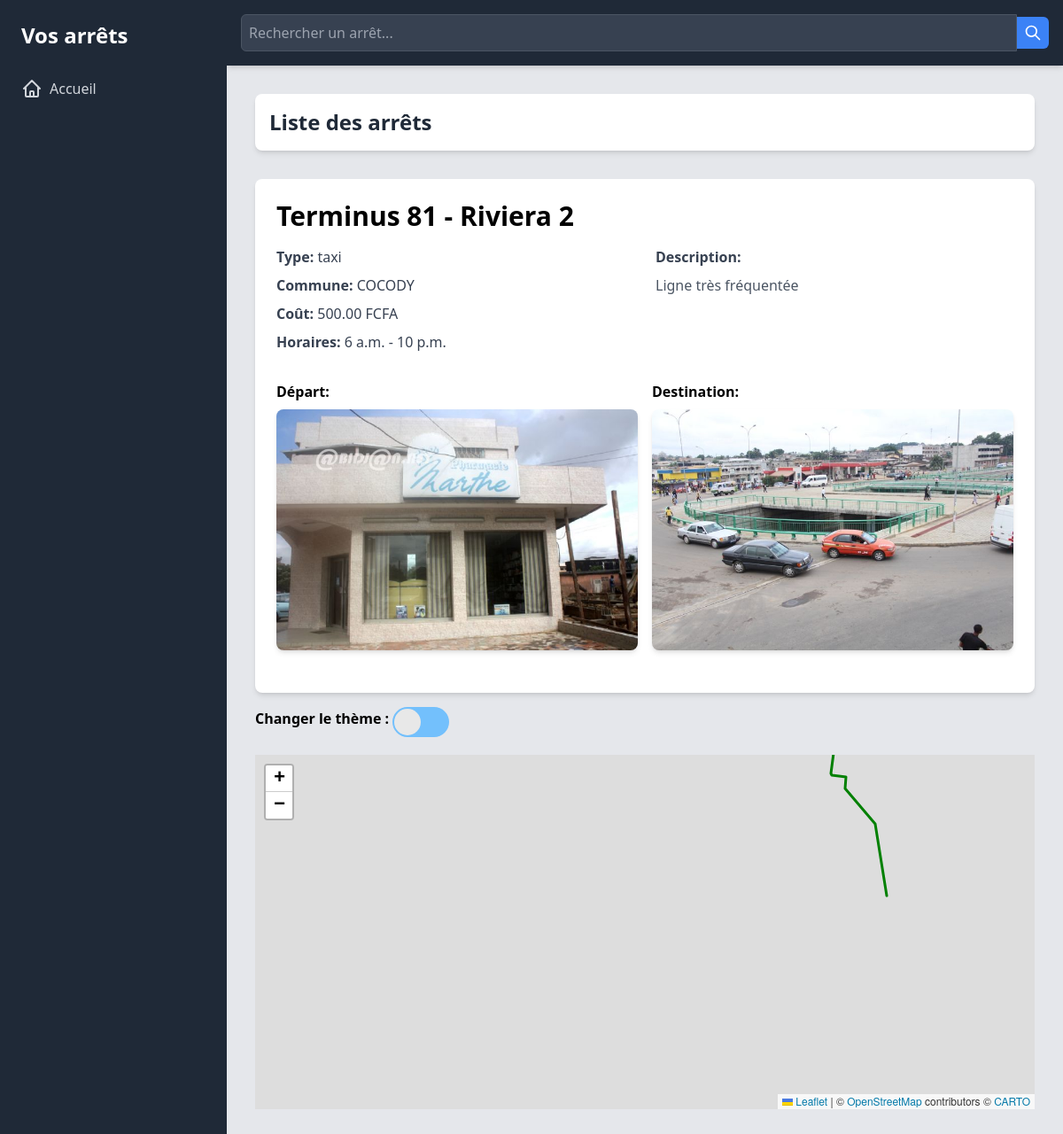
Screenshot of /stop/1/ with the database file from the repository.
### stops/models.py (models this page shows, shortened)
class Stop(models.Model):
    STOP_TYPES = [
        ('taxi', 'Taxi'),
        ('bus', 'Bus'),
    ]
    name = models.CharField(max_length=100)
    stop_type = models.CharField(max_length=4, choices=STOP_TYPES)
    start_photo = models.ImageField(upload_to='stops/images/')
    end_photo = models.ImageField(upload_to='stops/images/')
    commune = models.CharField(max_length=50)
    description = models.TextField()
    cost = models.DecimalField(max_digits=8, decimal_places=2)
    opening_time = models.TimeField()
    closing_time = models.TimeField()

### stops/views.py (the view)
# urls.py: path('stop/<int:pk>/', views.stop_detail, name='stop_detail'),
def stop_detail(request, pk):
    stop = Stop.objects.get(pk=pk)
    lignes = stop.lignes.all()  # Récupérer les lignes associées à cet arrêt
    return render(request, 'stops/stop_detail.html', {'stop': stop, 'lignes': lignes, 'user': request.user})

### stops/templates/stops/stop_detail.html (shortened to what this page needs)
{% extends 'base.html' %} {% block content %}
<div class="bg-white rounded-lg shadow-md overflow-hidden">
  <div class="p-6">
    <h1 class="text-3xl font-bold mb-4">{{ stop.name }}</h1>
    <div class="grid grid-cols-1 md:grid-cols-2 gap-6">
      <div>
        <p class="text-gray-700 mb-2">
          <span class="font-semibold">Type:</span> {{ stop.stop_type }}
        </p>
        <p class="text-gray-700 mb-2">
          <span class="font-semibold">Commune:</span> {{ stop.commune }}
        </p>
        <p class="text-gray-700 mb-2">
          <span class="font-semibold">Coût:</span> {{ stop.cost }} FCFA
        </p>
        <p class="text-gray-700 mb-2">
          <span class="font-semibold">Horaires:</span> {{ stop.opening_time }} -
          {{ stop.closing_time }}
        </p>
      </div>
      <div>
        <p class="text-gray-700 mb-2">
          <span class="font-semibold">Description:</span>
        </p>
        <p class="text-gray-600">{{ stop.description }}</p>
      </div>
    </div>
    <div class="mt-6 grid grid-cols-1 md:grid-cols-2 gap-4">
      <div>
        <p class="font-semibold mb-2">Départ:</p>
        <img
          src="{{ stop.start_photo.url }}"
          alt="Départ"
          class="w-full h-auto rounded-lg shadow-md"
        />
      </div>
      <div>
        <p class="font-semibold mb-2">Destination:</p>
        <img
          src="{{ stop.end_photo.url }}"
          alt="Destination"
          class="w-full h-auto rounded-lg shadow-md"
        />
      </div>
    </div>
  </div>
</div>
<div class="mt-4">
  <label for="themeSwitch" class="font-semibold">Changer le thème :</label>
  <label class="switch">
    <span class="slider"></span>
  </label>
</div>
<div id="map" style="height: 400px; width: 100%; margin-top: 20px"></div>
<link
  rel="stylesheet"
  href="https://unpkg.com/leaflet@1.7.1/dist/leaflet.css"
/>
<link
  rel="stylesheet"
  href="https://unpkg.com/leaflet-draw/dist/leaflet.draw.css"
/>
{% endblock %}

### stops/templates/stops/stop_detail.html (style rules this page uses)
.switch { font-size: 17px; position: relative; display: inline-block; width: 64px; height: 34px; }
.slider { position: absolute; cursor: pointer; top: 0; left: 0; right: 0; bottom: 0; background-color: #73c0fc; transition: 0.4s; border-radius: 30px; }
.slider:before { position: absolute; content: ""; height: 30px; width: 30px; border-radius: 20px; left: 2px; bottom: 2px; z-index: 2; background-color: #e8e8e8; transition: 0.4s; }

### rows the page displays
Stop: name "Terminus 81 - Riviera 2", stop_type "taxi", commune "COCODY", cost "500.00", opening_time "6 a.m.", closing_time "10 p.m.", description "Ligne très fréquentée", start_photo (picture), end_photo (picture)
